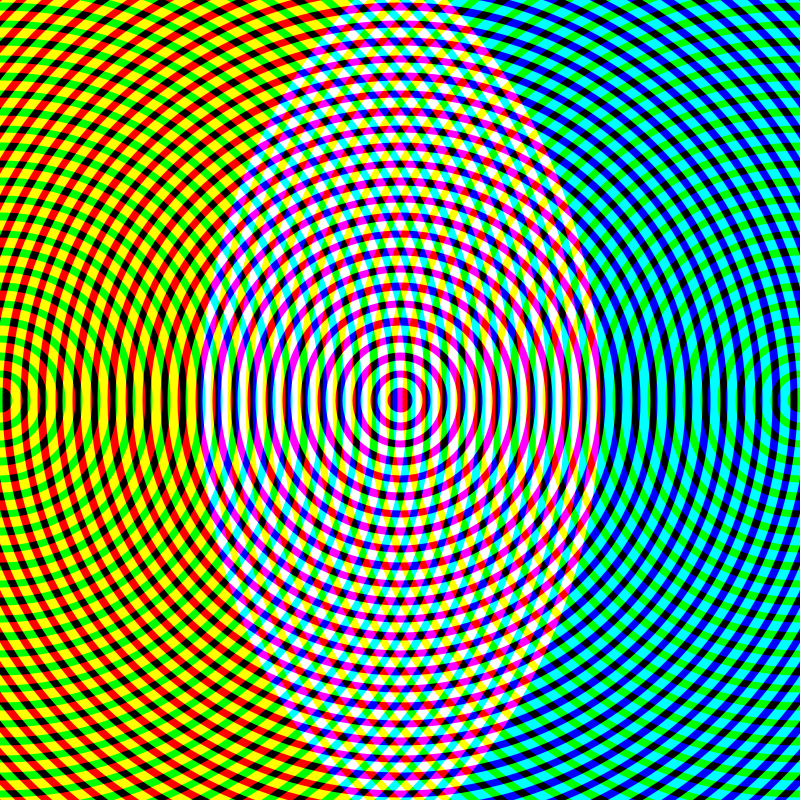
Frame 1 (no input)
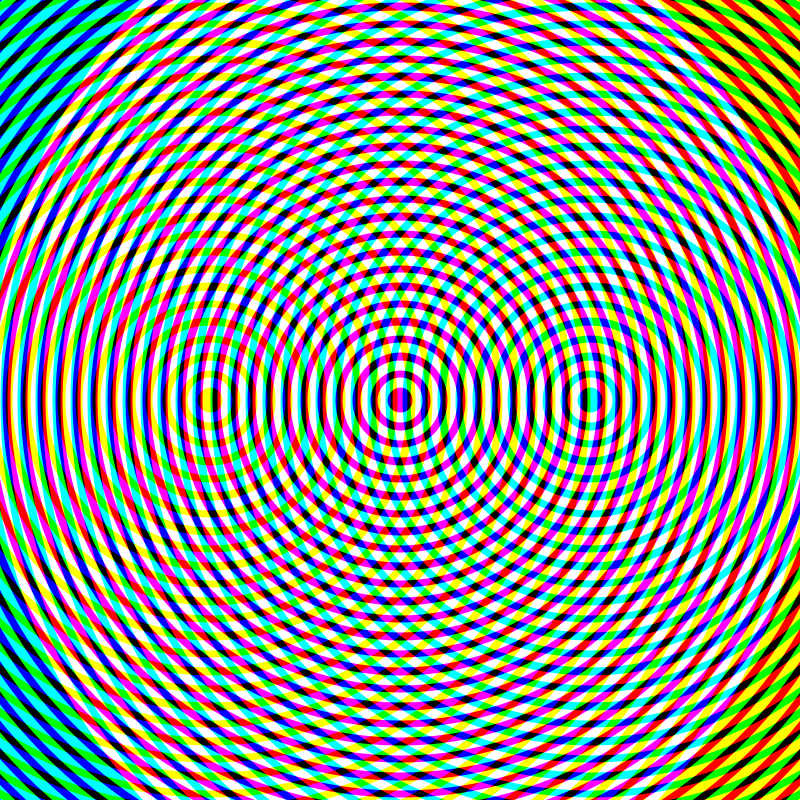
Frame 60 (the mouse pressed at the canvas centre just before this capture)
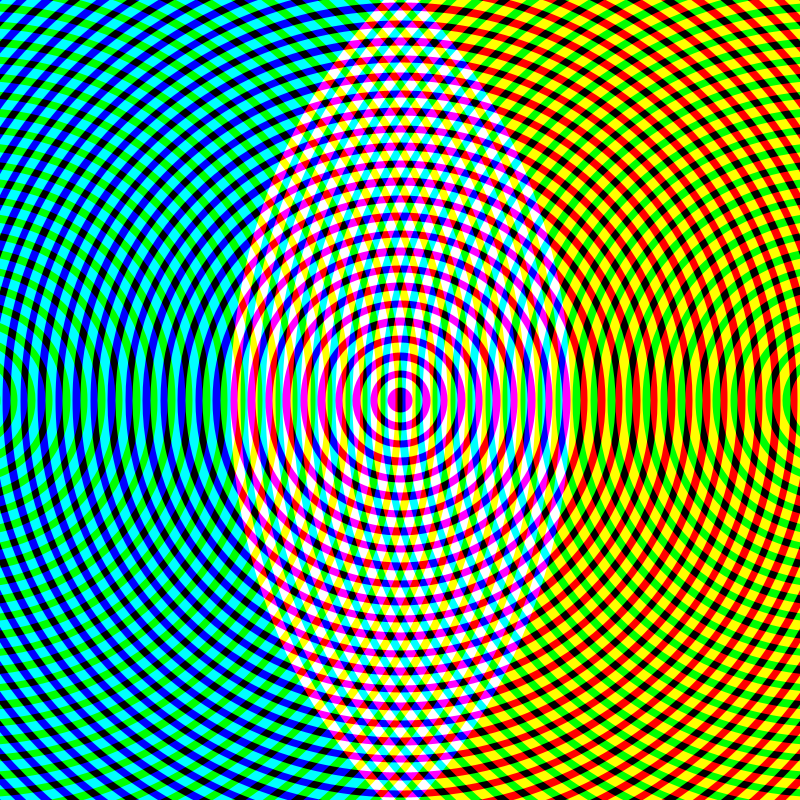
Frame 120 (the mouse held since frame 60 and released just before this capture)

The Processing sketch that drew these frames (run headless with seeded random() and noise(); from frame 60 on, the mouse is pressed at the canvas centre):

// Processing sketch: addColors0
// ── addColors0.pde
float dist = 2.0;
float xVar = 0.0;
float yVar = 0.0;
float changeVar = 0.0;
float changeSpeed = 10;
int mouseVar = 1;

void setup() {
  size(800, 800);
  //fullScreen();
  noCursor();
}

void draw() {
  background(0);
  strokeWeight(10.0);
  dist = 35.0;
  noFill();
  if (mouseVar % 3 == 0) {
    xVar = mouseX;
    yVar = mouseY;
  }
  if (mouseVar % 3 == 1){
    xVar = changeVar;
    yVar = height/2;
  }
  if (mouseVar % 3 == 2){
    xVar = width/2;
    yVar = height/2;
  }
  blendMode(ADD);
  for (int i = 0; i < 35; i++) {
    stroke(255, 0, 0);
    ellipse(xVar, yVar, i*dist, i*dist);
    stroke(0, 0, 255);
    ellipse(width-xVar, height-yVar, i*dist, i*dist);
    stroke(0, 255, 0);
    ellipse(width/2, height/2, i*dist, i*dist);
  }
  changeVar += changeSpeed;
  if(changeVar > 1000 || changeVar < -200) changeSpeed *= -1;
}

void keyPressed() {
  if (key == ' ') mouseVar++;
}
